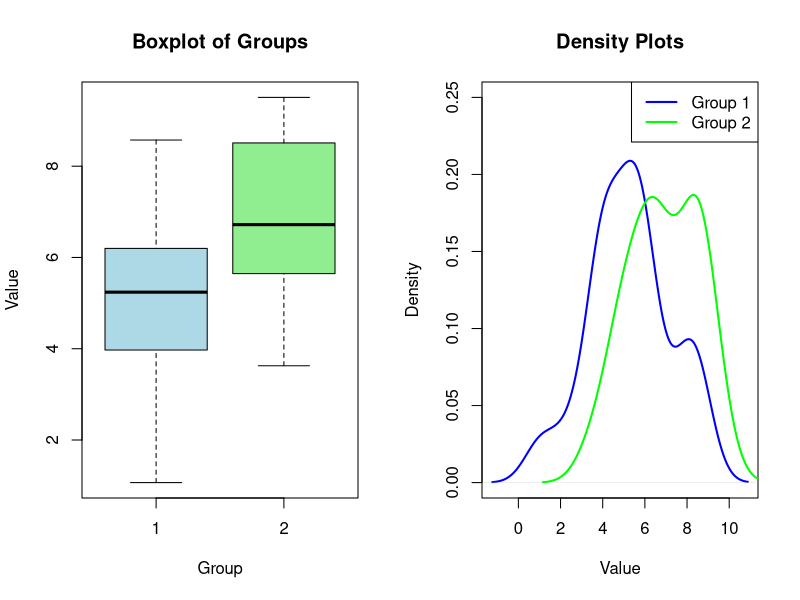

Write the R code that produced this figure.
# Lab 19: Conduct Non-Parametric Tests
# Generate sample data
set.seed(123)
group1 <- rnorm(20, mean = 5, sd = 2)
group2 <- rnorm(20, mean = 7, sd = 2)
# Perform Wilcoxon rank-sum test
wilcox_test_result <- wilcox.test(group1, group2)
# Output
print(wilcox_test_result)
# Graphical Output
par(mfrow = c(1, 2))
# Boxplot of groups
boxplot(list(group1, group2), col = c("lightblue", "lightgreen"), main = "Boxplot of Groups", xlab = "Group", ylab = "Value")
# Density plots of groups
plot(density(group1), col = "blue", lwd = 2, main = "Density Plots", xlab = "Value", ylim = c(0, 0.25))
lines(density(group2), col = "green", lwd = 2)
legend("topright", legend = c("Group 1", "Group 2"), col = c("blue", "green"), lwd = 2)